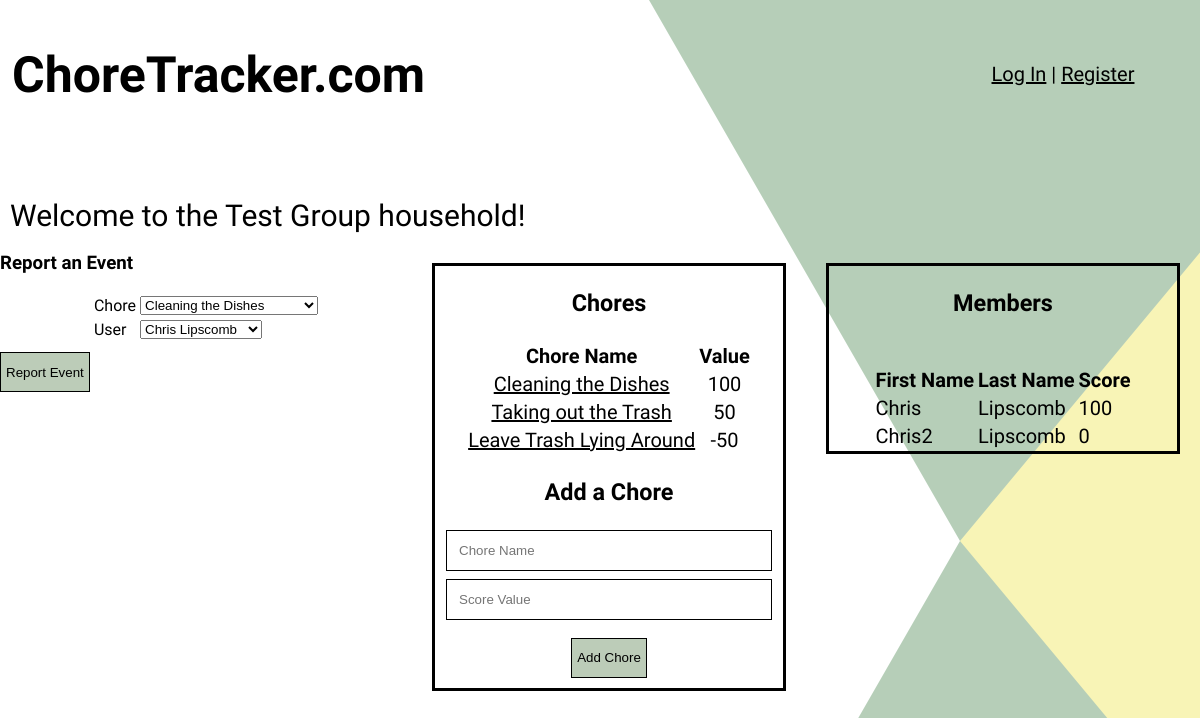
Screenshot of /group.php?id=1 with the database file from the repository.
### tables this page shows
CREATE TABLE `groups` (
  `groupID` int(11) UNSIGNED NOT NULL,
  `groupName` varchar(60) NOT NULL,
  `groupCode` varchar(100) NOT NULL
);

CREATE TABLE `group_users` (
  `groupID` int(11) UNSIGNED NOT NULL,
  `userID` int(11) UNSIGNED NOT NULL,
  `score` int(10) NOT NULL DEFAULT '0'
);

CREATE TABLE `users` (
  `userID` int(11) UNSIGNED NOT NULL,
  `username` varchar(30) NOT NULL,
  `password` varchar(200) NOT NULL,
  `salt` varchar(100) NOT NULL,
  `email` varchar(60) NOT NULL,
  `firstName` varchar(40) NOT NULL,
  `lastName` varchar(40) NOT NULL
);

CREATE TABLE `chores` (
  `choreID` int(11) UNSIGNED NOT NULL,
  `choreName` varchar(50) NOT NULL,
  `groupID` int(11) UNSIGNED NOT NULL,
  `choreValue` int(7) NOT NULL
);

### group.php (the view, shortened to what this page needs)
<?php include('includes/top.php'); ?>
<?php
if(isset($_GET['id'])) {
	$groupID = $_GET['id'];
	$query = $dbcon->query("SELECT * FROM groups WHERE groupID = $groupID");
	$group = $query->fetch(PDO::FETCH_ASSOC);
	echo "
		<div style=\"font-size:30px; margin:10px\">
			Welcome to the " . $group['groupName'] . " household!
		</div>";
	echo "
		<div id=\"household\" style=\"font-size:20px; border-style:solid; height: 100%; width: 29%; margin: 20px; float:right\">
			<h3 style=\"text-align:center\">Members</h3> <br>
			<table>";
	$query = "SELECT users.firstName, users.lastName,group_users.score FROM users, group_users WHERE group_users.userID = users.userID AND group_users.groupID = " . $groupID;
	echo "<tr><th>First Name</th><th>Last Name</th><th>Score</th></tr>";
	foreach ($dbcon->query($query) as $result){
		echo "
				<tr>
					<td>". $result['firstName'] . "</td>
					<td>". $result['lastName'] . "</td>
					<td>". $result['score'] . "</td>
				</tr>";
	}
	echo "
			</table>
		</div>";
	echo "
		<div id=\"chores\" style=\"font-size:20px; border-style:solid; width: 29%; margin:20px; float:right;text-align:center\">";
?>
				<h3>Chores</h3>
				<table id="choreTable">
					<tr>
						<th>Chore Name</th>
						<th>Value</th>
					</tr>
				<?php
					$query = $dbcon->query("SELECT * FROM chores WHERE groupid = $groupID");
					while($chore = $query->fetch(PDO::FETCH_ASSOC)){
						echo "
					<tr>
						<td><a href=\"event.php?id=" . $chore['choreID'] . "\">". $chore['choreName'] . "</a></td>
						<td>" . $chore['choreValue'] . "</td>
					</tr>";
					}
				}
				?>
				</table>
				<h3>Add a Chore</h3>
				<form id="createChore" name="createChore" action="" method="POST">
					<input type="text" class="form-control" id="chore" name="choreName" placeholder="Chore Name">
					<input type="text" class="form-control" id="score-val" name="choreValue" placeholder="Score Value">
					<input type="submit" name="addChore" value="Add Chore" class="submit">
				</form>
			</div>
			<div id="reports">
				<h3>Report an Event</h3>
				<form id="reportEvent" name="createChore" action="" method="POST">
					<table>
						<tr>
							<td>
								<label for="chore">Chore</label>
							</td>
							<td>
								<select name="chore">
								<?php
									$query = $dbcon->query("SELECT * FROM `chores` WHERE `groupID` = $groupID");
									while($chore = $query->fetch(PDO::FETCH_ASSOC)) {
										echo "
										<option value=\"" . $chore['choreID'] . "\">" . $chore['choreName'] . "</option>";
									}
								?>
								</select>
							</td>
						</tr>
						<tr>
							<td>
								<label for="chore">User</label>
							</td>
							<td>
								<select name="reportedUser">
								<?php
									$query = $dbcon->query("SELECT * FROM `users` WHERE `userID` in (SELECT `userID` FROM `group_users` WHERE `groupID` = $groupID)");
									while($user = $query->fetch(PDO::FETCH_ASSOC)) {
										echo "
										<option value=\"" . $user['userID'] . "\">" . $user['firstName'] . " " . $user['lastName'] . "</option>";
									}
								?>
								</select>
							</td>
						</tr>
					</table>
					<input type="submit" name="reportSubmit" value="Report Event" class="submit">
				</form>
			</div>
<?php include("includes/footer.php"); ?>

### includes/top.php (shortened to what this page needs)
<?php
include('resources/functions/load.php');
?>
<!doctype html>
<html>
	<head>
		<link rel="stylesheet"  href="resources/styles/style.css">
	</head>
	<body>
		<div class="top">
			<h1 class="Name"><a href="index.php">ChoreTracker.com</a></h1>
			<?php
			if(isset($_SESSION['status']) && $_SESSION['status'] == 'authorized') {
				$query = $dbcon->query("SELECT * FROM `users` WHERE userID = " . $_SESSION['userID']);
				$user = $query->fetch(PDO::FETCH_ASSOC);
				echo "
			<div class=\"Signup\">
				Welcome, " . $user['firstName'] . "! </br> <a href=\"index.php?status=logout\">Logout</a>
			</div>";
			}
			else{
				echo "<div class=\"Signup\">
				<a href=\"login.php\">Log In</a> | <a href=\"register.php\">Register</a>
				</div>";
			}
			?>
		</div>

### includes/footer.php
	</body>
</html>

### resources/styles/style.css (style rules this page uses)
body { font-family: 'Helvetica', sans-serif; font-weight: 100; background-image: url("../images/background3.png"); color: black; margin: 0 }
.Name { color: black; font-size: 50px; float: left; clear: none; display: block; }
.top { width: 98%; display: inline-block; height: 20vh; padding: 1%; }
.Name a { text-decoration: none; }
.submit { margin: 10px auto; padding: 5px; display: inline-block; color: black; background-color: rgb(188,204,184); border: 1px solid black; min-width:75px; min-height: 40px; }
input[type=text], input[type=email], input[type=password] { margin: 8px auto; padding: 12px; display: block; border: 1px solid black; width: 300px; }
.Signup { padding-top: 50px; float: right; font-size: 20px; text-align: center; height: 50px; width: 250px; }
a { color: black; }
table { margin: 0 auto; }

### rows the page displays
groups: groupName "Test Group"
group_users: userID.firstName "Chris", userID.lastName "Lipscomb", score "100"
group_users: userID.firstName "Chris2", userID.lastName "Lipscomb", score "0"
chores: choreName "Cleaning the Dishes", choreValue "100"
chores: choreName "Taking out the Trash", choreValue "50"
chores: choreName "Leave Trash Lying Around", choreValue "-50"

### other values shown
form field chore "Cleaning the Dishes"
form field reportedUser "Chris Lipscomb"
